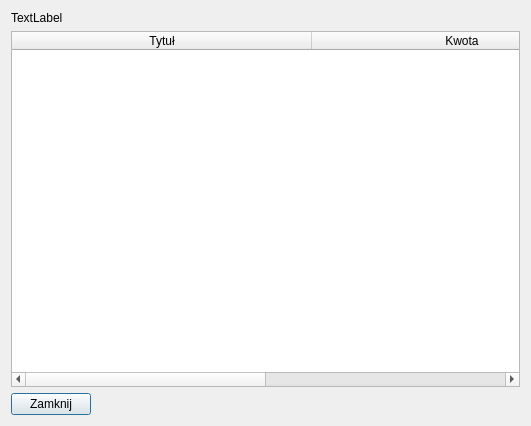
<?xml version="1.0" encoding="UTF-8"?>
<ui version="4.0">
 <class>Dialog</class>
 <widget class="QDialog" name="Dialog">
  <property name="geometry">
   <rect>
    <x>0</x>
    <y>0</y>
    <width>531</width>
    <height>426</height>
   </rect>
  </property>
  <property name="windowTitle">
   <string>Dialog</string>
  </property>
  <layout class="QVBoxLayout" name="verticalLayout">
   <item>
    <widget class="QLabel" name="userLabel">
     <property name="text">
      <string>TextLabel</string>
     </property>
    </widget>
   </item>
   <item>
    <widget class="QTableWidget" name="tableWidget">
     <attribute name="horizontalHeaderDefaultSectionSize">
      <number>300</number>
     </attribute>
     <attribute name="horizontalHeaderStretchLastSection">
      <bool>true</bool>
     </attribute>
     <column>
      <property name="text">
       <string>Tytuł</string>
      </property>
     </column>
     <column>
      <property name="text">
       <string>Kwota</string>
      </property>
     </column>
    </widget>
   </item>
   <item>
    <layout class="QHBoxLayout" name="horizontalLayout">
     <item>
      <widget class="QPushButton" name="closeButton">
       <property name="text">
        <string>Zamknij</string>
       </property>
      </widget>
     </item>
     <item>
      <spacer name="horizontalSpacer">
       <property name="orientation">
        <enum>Qt::Horizontal</enum>
       </property>
       <property name="sizeHint" stdset="0">
        <size>
         <width>40</width>
         <height>20</height>
        </size>
       </property>
      </spacer>
     </item>
    </layout>
   </item>
  </layout>
 </widget>
 <resources/>
 <connections/>
</ui>
